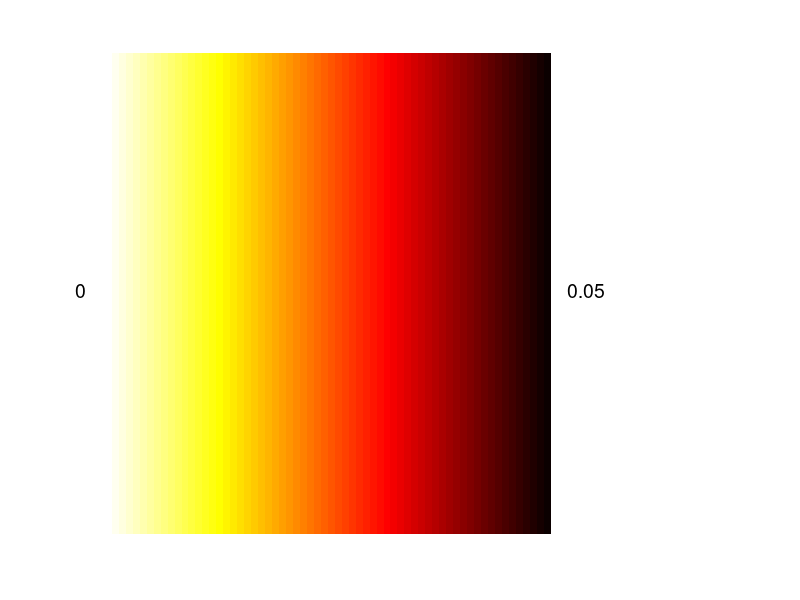
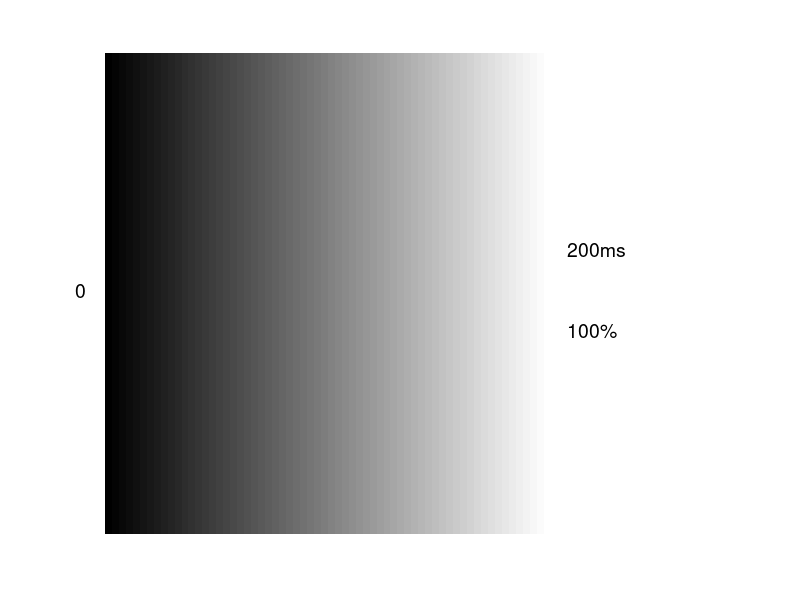

The MATLAB source for these figures, in order:
close all;
% 设置 colorbar 参数
colorbar_length = 256;
colorbar_height = 30;

% 创建 colorbar 数据（例如：从 0.95 到 0.05）
x = linspace(0.95, 0.05, colorbar_length);
colorbar_data = repmat(x, colorbar_height, 1);

% 创建图像
figure('Position', [100, 100, 600, 60]);
imagesc(colorbar_data);
colormap(hot);  % 使用 hot 颜色映射
axis off;
% title('Hot Colorbar with Labels Outside', 'FontSize', 14);

% 设置坐标轴范围（手动控制绘图区域）
xlim([0, colorbar_length + 100]);  % 扩展右边空间写标签
ylim([0, colorbar_height]);

% 添加最小值标签（写在 colorbar 左边外面）
text(-10, colorbar_height / 2, '0', ...
    'Color', 'k', ...       % 黑色字体
    'FontSize', 14, ...
    'VerticalAlignment', 'middle', ...
    'HorizontalAlignment', 'right');

% 添加最大值标签（写在 colorbar 右边外面）
text(colorbar_length + 10, colorbar_height / 2, '0.05', ...
    'Color', 'k', ...
    'FontSize', 14, ...
    'VerticalAlignment', 'middle', ...
    'HorizontalAlignment', 'left');

% 创建灰度 colorbar 数据
x_gray = linspace(0, 1, colorbar_length);
gray_data = repmat(x_gray, colorbar_height, 1);

figure('Position', [100, 100, 600, 60]);
imagesc(gray_data);
colormap(gray);
axis off;
% title('Gray Colorbar with Labels Outside', 'FontSize', 14);

% 设置绘图区域范围
xlim([0, colorbar_length + 100]);
ylim([0, colorbar_height]);

% 添加标签
text(-10, colorbar_height / 2, '0', ...
    'Color', 'k', 'FontSize', 14, ...
    'VerticalAlignment', 'middle', 'HorizontalAlignment', 'right');

% 添加最大值标签（写在 colorbar 右边外面）
% 添加最大值标签（写在 colorbar 右边外面，紧凑排布）
label_offset_x = 10;  % 标签离 colorbar 的横向距离（更小）
text(colorbar_length + label_offset_x, colorbar_height - 13, '100%', ...
    'Color', 'k', ...
    'FontSize', 14, ...
    'VerticalAlignment', 'top', ...
    'HorizontalAlignment', 'left');

text(colorbar_length + label_offset_x, 13, '200ms', ...
    'Color', 'k', ...
    'FontSize', 14, ...
    'VerticalAlignment', 'bottom', ...
    'HorizontalAlignment', 'left');
